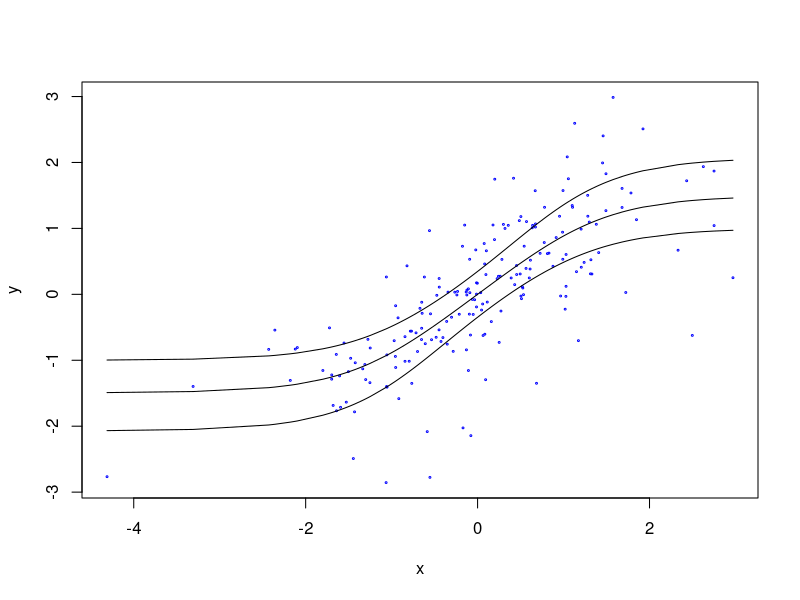

The R script that drew this image: (Note: this script raises an error after producing the figure.)
.tmp.f <- function(){
	install.packages("quantreg")
	library(quantreg)
	
	data(engel)
	z <- rq(foodexp ~ income, tau = -1)
	
	x.poor <- quantile(income, 0.1)
	x.rich <- quantile(income, 0.9)
	ps <- z$sol[1, ]
	qs.poor <- c(c(1, x.poor) %*% z$sol[4:5, ])
	qs.rich <- c(c(1, x.rich) %*% z$sol[4:5, ])
	par(mfrow = c(1, 2))
	plot(c(ps, ps), c(qs.poor, qs.rich), type = "n",
		xlab = expression(tau), ylab = "quantile")
	plot(stepfun(ps, c(qs.poor[1], qs.poor)), do.points = FALSE,
		add = TRUE)
	plot(stepfun(ps, c(qs.poor[1], qs.rich)), do.points = FALSE,
		add = TRUE, col.hor = "gray", col.vert = "gray")
	ps.wts <- (c(0, diff(ps)) + c(diff(ps), 0))/2
	ap <- akj(qs.poor, z = qs.poor, p = ps.wts)
	ar <- akj(qs.rich, z = qs.rich, p = ps.wts)
	plot(c(qs.poor, qs.rich), c(ap$dens, ar$dens),
		type = "n", xlab = "Food Expenditure", ylab = "Density")
	lines(qs.rich, ar$dens, col = "gray")
	lines(qs.poor, ap$dens, col = "black")
	legend("topright", c("poor", "rich"), lty = c(1,1), col = c("black", "gray"))
}





#--------------- conditional fitting
n <- 200
df <- 8
delta <- 8
set.seed(4003)
x <- sort(rt(n, df))
u <- runif(n)
v <- -log(1 - (1 - exp(-delta))/(1 + exp(-delta *
					pt(x, df)) * ((1/u) - 1)))/delta
y <- qt(v, df)


plot(x, y, col = "blue", cex = 0.25)
us <- c(0.25, 0.5, 0.75)
for (i in 1:length(us)) {
	u <- us[i]
	v <- -log(1 - (1 - exp(-delta))/(1 + exp(-delta *
						pt(x, df)) * ((1/u) - 1)))/delta
	lines(x, qt(v, df))
}
Dat <- NULL
Dat$x <- x
Dat$y <- y
deltas <- matrix(0, 3, length(us))
FrankModel <- function(x, delta, mu, sigma, df,
	tau) {
	z <- qt(-log(1 - (1 - exp(-delta))/(1 + exp(-delta *
							pt(x, df)) * ((1/tau) - 1)))/delta, df)
	mu + sigma * z
}
for (i in 1:length(us)) {
	tau = us[i]
	#mtrace(nlrq)
	fit <- nlrq(y ~ FrankModel(x, delta, mu, sigma,
			df = 8, tau = tau), data = Dat, tau = tau,
		start = list(delta = 5, mu = 0, sigma = 1),
		trace = TRUE)
	lines(x, predict(fit, newdata = x), lty = 2,
		col = "green")
	deltas[i, ] <- coef(fit)
}


#--------- exploring h
"lprq" <- function(x, y, h, m = 50, tau = 0.5) {
	xx <- seq(min(x), max(x), length = m)
	fv <- xx
	dv <- xx
	for (i in 1:length(xx)) {
		z <- x - xx[i]
		wx <- dnorm(z/h)
		r <- rq(y ~ z, weights = wx, tau = tau,
			ci = FALSE)
		fv[i] <- r$coef[1]
		dv[i] <- r$coef[2]
	}
	list(xx = xx, fv = fv, dv = dv)
}

library(MASS)
data(mcycle)
attach(mcycle)
plot(times, accel, xlab = "milliseconds", ylab = "acceleration")
hs <- c(1, 2, 3, 4)
for (i in hs) {
	h = hs[i]
	#mtrace(lprq)
	fit <- lprq(times, accel, h = h, tau = 0.5)
	lines(fit$xx, fit$fv, lty = i)
}
legend(45, -70, c("h=1", "h=2", "h=3", "h=4"),
	lty = 1:length(hs))

#------- use splines
library(splines)
plot(times, accel, xlab = "milliseconds", ylab = "acceleration",
	type = "n")
points(times, accel, cex = 0.75)
X <- model.matrix(accel ~ bs(times, df = 15))
taus <- 1:3/4
for (tau in taus) {
	fit <- rq(accel ~ bs(times, df = 15), tau = tau,
		data = mcycle)
	accel.fit <- X %*% fit$coef
	lines(times, accel.fit, col=match(tau, taus))
}


#--------- nonparametric fit
data(Mammals)
attach(Mammals)

x <- log(weight)
y <- log(speed)
plot(x, y, xlab = "Weight in log(Kg)", ylab = "Speed in log(Km/hour)",
	type = "n")
points(x[hoppers], y[hoppers], pch = "h", col = "red")
points(x[specials], y[specials], pch = "s", col = "blue")
others <- (!hoppers & !specials)
points(x[others], y[others], col = "black", cex = 0.75)
fit <- rqss(y ~ qss(x, lambda = 1), tau = 0.9)
plot(fit, add=TRUE)


## A bivariate example
#install.packages("tripack")
data(CobarOre)
attach(CobarOre)
fCO <- rqss(z ~ qss(cbind(x,y), lambda= .08), data=CobarOre)
plot(fCO)
plot(fCO, render = "rgl")

#demo(cobar)		#generating a movie with rgl


#-------------- additive models




